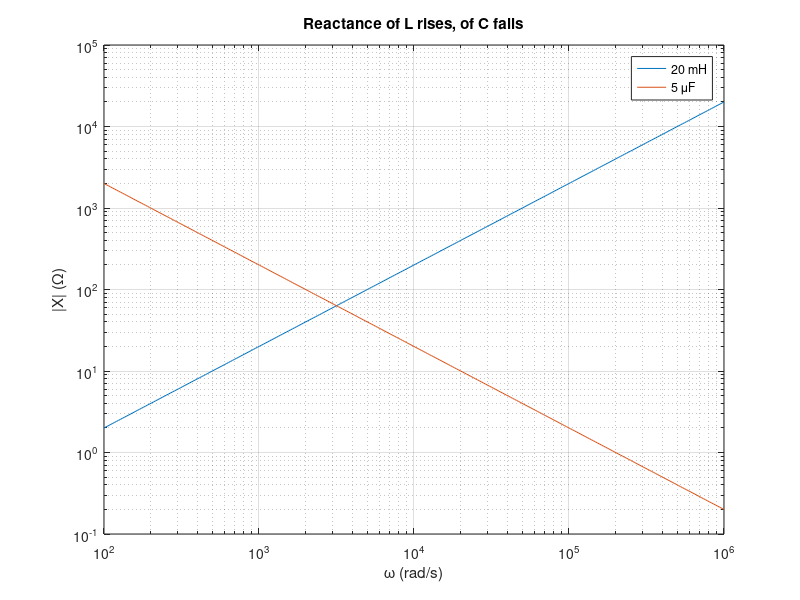

Write the MATLAB code that produced this figure.
% Circuits 1 — The Passive Circuit Elements in the Frequency Domain
%title: Impedance of L and C (Assessments 9.3 and 9.4)
%ar-title: معاوقة الملف والمكثف (تمرينا 9.3 و 9.4)
%lesson: c1-sinusoidal-3
%course: circuits-1

%% Assessment 9.3: the inductor
%ar: ملف 20 mH وتياره 10 cos(10000t + 30°) mA: XL = ωL و ZL = jωL و VL = ZL·I.
w = 1e4; L = 20e-3; I = 10e-3*exp(1j*30*pi/180);
ZL = 1j*w*L; VL = ZL*I;
fprintf('XL = %g ohm, VL = %g at %g deg -> vL = %g cos(10000t %+g deg) V\n', w*L, abs(VL), angle(VL)*180/pi, abs(VL), angle(VL)*180/pi)

%% Assessment 9.4: the capacitor
%ar: مكثف 5 µF وجهده 30 cos(4000t + 25°) V: XC = −1/(ωC) و I = V/ZC.
w = 4000; C = 5e-6; V = 30*exp(1j*25*pi/180);
ZC = 1/(1j*w*C); Ic = V/ZC;
fprintf('XC = %g ohm, I = %g at %g deg A\n', imag(ZC), abs(Ic), angle(Ic)*180/pi)

%%! Project idea: reactance versus frequency
%ar: مشروع: نرسم |XL| و |XC| مقابل التردد: الملف يزيد مع التردد والمكثف يقل.
w = logspace(2, 6, 300);
loglog(w, w*20e-3, w, 1./(w*5e-6)); grid on; xlabel('\omega (rad/s)'); ylabel('|X| (\Omega)'); legend('20 mH', '5 \muF'); title('Reactance of L rises, of C falls')
